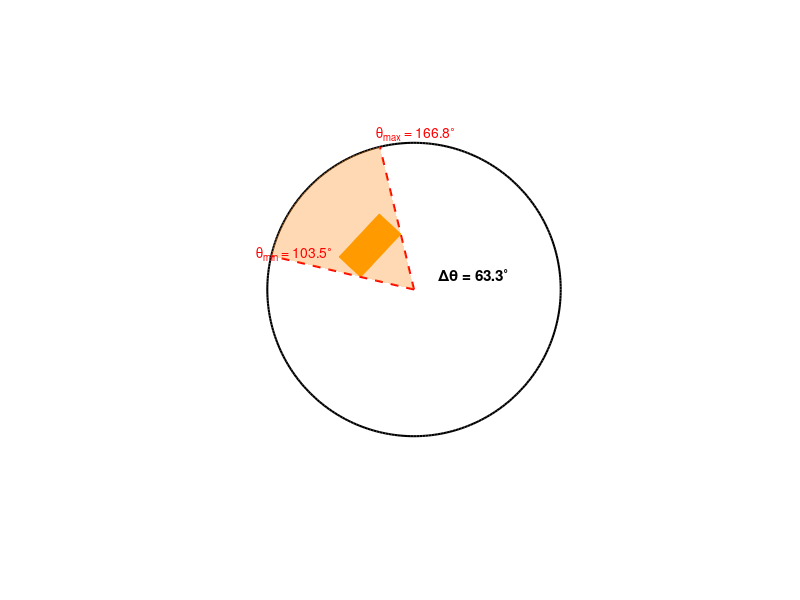

Source code (MATLAB):
% Rectangle parameters
l = 1.2;               % Length
w = 0.6;               % Width
alpha = -0.9;          % Center X
beta = 0.9;            % Center Y
phi = 0.820305;        % Inclination (radians)

% Midpoints of 2 parallel widths
M_x = alpha - l*cos(phi)/2;
N_x = alpha + l*cos(phi)/2;
M_y = beta - l*sin(phi)/2;
N_y = beta + l*sin(phi)/2;

% Rectangle vertices (rotated)
obstacle.vertices = [
    M_x - w*sin(phi)/2, M_y + w*cos(phi)/2;
    N_x - w*sin(phi)/2, N_y + w*cos(phi)/2;
    M_x + w*sin(phi)/2, M_y - w*cos(phi)/2;
    N_x + w*sin(phi)/2, N_y - w*cos(phi)/2
];

% Triangle-based rectangle
obstacle.faces = [1 2 4; 1 4 3];

% ---------- Plot Circle and Rectangle ----------
figure;
hold on;
r = 3;
theta = linspace(0, 2*pi, 300);
x_circle = r * cos(theta);
y_circle = r * sin(theta);
plot(x_circle, y_circle, 'k', 'LineWidth', 1.5);  % black circle

patch('Faces', obstacle.faces, 'Vertices', obstacle.vertices, ...
      'FaceColor', [255 165 0]/255, 'EdgeColor', [255 165 0]/255);

axis equal
axis off
xlim([-5 5])
ylim([-5 5])

% ---------- Compute Angles of All Vertices ----------
angles_rad = zeros(1, 4);
for i = 1:4
    x_i = obstacle.vertices(i, 1);
    y_i = obstacle.vertices(i, 2);
    angles_rad(i) = mod(atan2(y_i, x_i), 2*pi);
end

% ---------- Identify Pair with Max Angular Separation ----------
max_diff = 0;
idx1 = 0;
idx2 = 0;
for i = 1:3
    for j = i+1:4
        diff = abs(angles_rad(i) - angles_rad(j));
        diff = min(diff, 2*pi - diff);  % shortest arc
        if diff > max_diff
            max_diff = diff;
            idx1 = i;
            idx2 = j;
        end
    end
end

% ---------- Ensure Smallest Sector is Shaded ----------
a1 = angles_rad(idx1);
a2 = angles_rad(idx2);
a1 = mod(a1, 2*pi);
a2 = mod(a2, 2*pi);

% Make sure the smaller sector is selected
if mod(a2 - a1, 2*pi) <= mod(a1 - a2, 2*pi)
    theta_start = a1;
    theta_end = a2;
else
    theta_start = a2;
    theta_end = a1;
end

% ---------- Draw Radius Lines ----------
v1 = obstacle.vertices(idx1, :) / norm(obstacle.vertices(idx1, :));
v2 = obstacle.vertices(idx2, :) / norm(obstacle.vertices(idx2, :));
end1 = v1 * r;
end2 = v2 * r;
plot([0 end1(1)], [0 end1(2)], 'r--', 'LineWidth', 1.5);
plot([0 end2(1)], [0 end2(2)], 'r--', 'LineWidth', 1.5);

% ---------- Shade the Sector ----------
num_points_sector = 100;
% Ensure shortest arc is shaded
if theta_end < theta_start
    theta_end = theta_end + 2*pi;
end
theta_sector = linspace(theta_start, theta_end, num_points_sector);
x_sector = r * cos(theta_sector);
y_sector = r * sin(theta_sector);
sector_x = [0, x_sector, 0];
sector_y = [0, y_sector, 0];
patch(sector_x, sector_y, [1, 0.5, 0], 'FaceAlpha', 0.3, 'EdgeColor', 'none');

% ---------- Annotate Angles ----------
theta_min_plot = theta_start;
theta_max_plot = theta_end;
if theta_max_plot < theta_min_plot
    theta_max_plot = theta_max_plot + 2*pi;
end

theta_min_deg = mod(rad2deg(theta_min_plot), 360);
theta_max_deg = mod(rad2deg(theta_max_plot), 360);
angle_span_deg = theta_max_deg - theta_min_deg;
if angle_span_deg < 0
    angle_span_deg = angle_span_deg + 360;
end
if angle_span_deg > 360
    angle_span_deg = 360;
end

text(end1(1)*1.1, end1(2)*1.1, ...
     sprintf('\\theta_{min} = %.1f^\\circ', theta_min_deg), ...
     'Color', 'r', 'FontSize', 10, 'HorizontalAlignment', 'left');

text(end2(1)*1.1, end2(2)*1.1, ...
     sprintf('\\theta_{max} = %.1f^\\circ', theta_max_deg), ...
     'Color', 'r', 'FontSize', 10, 'HorizontalAlignment', 'left');

text(0.5, 0.3, ...
     sprintf('\\Delta\\theta = %.1f^\\circ', angle_span_deg), ...
     'Color', 'k', 'FontSize', 11, 'FontWeight', 'bold');

hold off;

% ---------- Console Output ----------
fprintf('Theta min (from +X): %.2f degrees\n', theta_min_deg);
fprintf('Theta max (from +X): %.2f degrees\n', theta_max_deg);
fprintf('Angle span: %.2f degrees\n', angle_span_deg);
